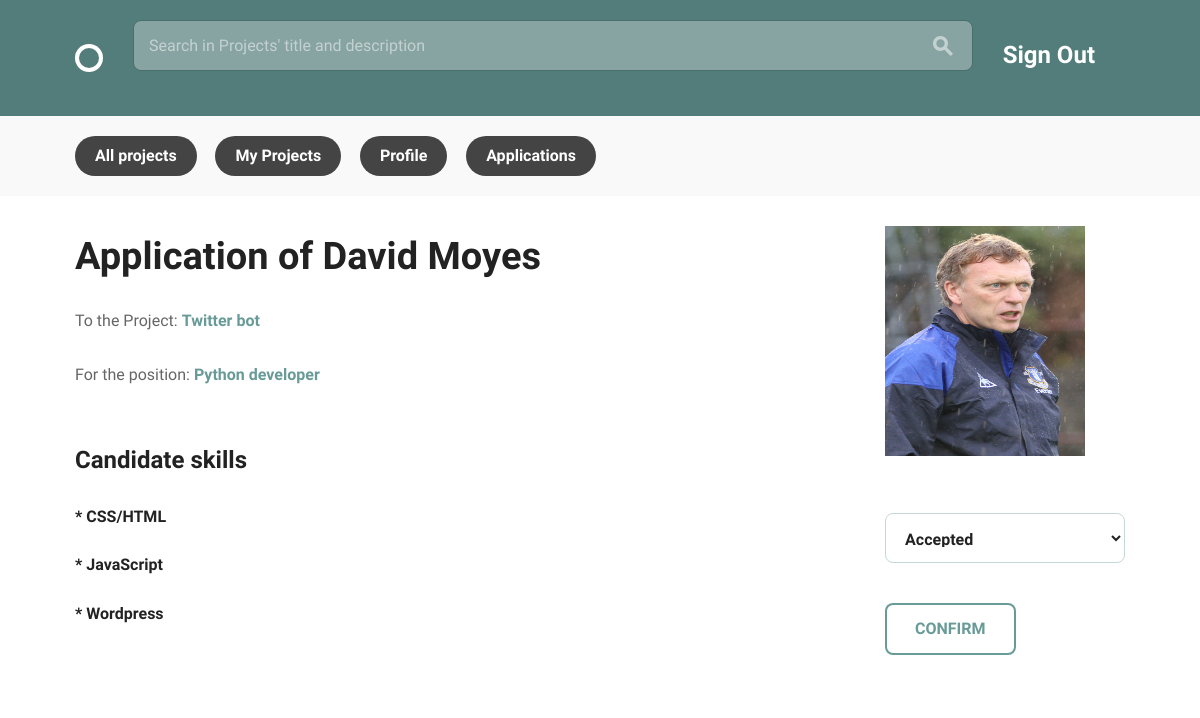
Page /teams/application_decision/2/ (signed in) on the committed database.
### teams/models.py (models this page shows, shortened)
class Application(models.Model):
    project = models.ForeignKey('Project', on_delete=models.CASCADE)
    candidate = models.ForeignKey('Profile', on_delete=models.CASCADE)
    position = models.ForeignKey('Position', on_delete=models.CASCADE)
    status = models.CharField(default='Waiting response', max_length=18)

class Profile(models.Model):
    user = models.OneToOneField(User, on_delete=models.CASCADE, unique=True)
    fullname = models.CharField(max_length=200, null=True)
    bio = models.TextField(max_length=700, blank=True)
    avatar = models.ImageField(upload_to='images/', null=True, blank=True)
    skills = models.ManyToManyField('Skill', blank=True)
    def __str__(self):
        return self.fullname

class Project(models.Model):
    creator = models.ForeignKey('Profile', on_delete=models.CASCADE)
    title = models.CharField(max_length=150, null=False, unique=True)
    description = models.TextField(max_length=700, blank=True)
    timeline = models.CharField(max_length=25, null=False)
    requirements = models.TextField(max_length=300, null=False)
    finished = models.BooleanField(default=False)
    def __str__(self):
        return self.title

class Position(models.Model):
    name = models.CharField(max_length=150, blank=False)
    description = models.CharField(max_length=400, blank=False)
    related_skill = models.ForeignKey('Skill', on_delete=models.CASCADE)
    available = models.BooleanField(default=True)
    project = models.ForeignKey('Project', on_delete=models.CASCADE)
    def __str__(self):
        return self.name

class Skill(models.Model):
    skill_name = models.CharField(max_length=20, blank=False)
    def __str__(self):
        return self.skill_name

### teams/views.py (the view, shortened to what this page needs)
# urls.py: url(r'^application_decision/(?P<pk>\d+)/$', views.application_decision,
@login_required
def application_decision(request, pk):
    application = get_object_or_404(models.Application, pk=pk)
    profile = get_object_or_404(models.Profile, pk=application.candidate.id)
    application_form = forms.ApplicationForm(instance=application)
    return render(request, 'application_decision.html', {
        'application': application, 'application_form': application_form,
        'profile': profile, }
    )

### teams/forms.py
class ApplicationForm(forms.ModelForm):
    status = forms.ChoiceField(choices=[
        ('Accepted', 'Accepted'),
        ('Rejected', 'Rejected')
        ], label='',
    )
    class Meta:
        model = models.Application
        fields = ('status',)

### teams/templates/application_decision.html (shortened to what this page needs)
{% extends "layout.html" %}
{% load static %}
{% block content %}
{% if user.is_authenticated %}
<div class="bounds circle--page">
  <div class="grid-70">
    <h1>Application of {{ application.candidate }}</h1>
    <div class="circle--article--body">
      <p>To the Project: <b><a>{{ application.project }}</a></b><p>
      <p>For the position: <b><a>{{ application.position }}</a></b></p>
   </div>
   <div class="circle--article--body">
     <h2>Candidate skills</h2>
       <ul class="unloaded">
           {% for skill in application.candidate.skills.all|dictsort:"skill_name" %}
           <li><h4>* {{ skill }}</h4></li>
           {% endfor %}
       </ul>
   </div>
  </div>
  <div class="grid-25 grid-push-5">
   <div class="circle--secondary--module">
     {% if profile.avatar != '' %}
      <img  src="{{ profile.avatar.url }}" width="200" height="230">
     {% else %}
      <p>Profile pic</p>
      {% endif %}
    </div>
    <form method='POST' action=''>
      <a class="circle--cell--right align-right">{{ application_form.as_p }}<a>
      <input type="submit" class="button " href="{% url 'teams:applications' %}" value="CONFIRM">
    </form>
  </div>
</div>
{% endif %}
{% endblock %}

### assets/css/global.css (style rules this page uses)
html { font-family: sans-serif; -ms-text-size-adjust: 100%; -webkit-text-size-adjust: 100%; }
body { margin: 0; }
a { background-color: transparent; }
b, strong { font-weight: bold; }
h1 { font-size: 2em; margin: 0.67em 0; }
img { border: 0; }
button, input, optgroup, select, textarea { color: inherit; font: inherit; margin: 0; }
select { text-transform: none; }
input[type="reset"], input[type="submit"] { -webkit-appearance: button; cursor: pointer; }
input { line-height: normal; }
html { font-size: 62.5%; }
body { font-size: 1.5em; line-height: 1.6; font-weight: 400; font-family: "Cousine"; color: #666; }
.bounds { max-width: 1080px; margin: 0 auto; }
.grid, .grid-5, .grid-10, .grid-15, .grid-20, .grid-25, .grid-30, .grid-33, .grid-35, .grid-40, .grid-45, .grid-50, .grid-55, .grid-60, .grid-65, .grid-66, .grid-70, .grid-75, .grid-80, .grid-90, .grid-95, .grid-100 { float: left; box-sizing: border-box; position: relative; }
.grid-push-5 { left: 5%; }
.grid-25 { width: 25%; padding: 0 15px; }
.grid-70 { width: 70%; padding: 0 15px; }
h1, h2, h3, h4, h5, h6 { margin-top: 0; margin-bottom: 2rem; font-weight: bold; font-family: "Work Sans", sans-serif; color: #222; }
h1 { font-size: 3.8rem; }
h2 { font-size: 2.4rem; }
h4 { font-size: 1.6rem; }
@media (min-width: 550px) { h1 { font-size: 3.8rem; } }
@media (min-width: 550px) { h2 { font-size: 2.4rem; } }
@media (min-width: 550px) { h4 { font-size: 1.6rem; } }
p { margin-top: 0; font-size: 1.6rem; }
a { color: #689b98; -webkit-transition: color 0.2s; -moz-transition: color 0.2s; -ms-transition: color 0.2s; -o-transition: color 0.2s; transition: color 0.2s; }
.button, button, input[type="submit"], input[type="reset"], input[type="button"] { font-family: "Work Sans", sans-serif; font-size: 1.6rem; padding: 18px 30px; border: 0; margin-right: 10px; border-radius: 8px; font-weight: bold; display: inline-block; white-space: nowrap; box-sizing: border-box; line-height: 1; text-decoration: none; color: #689b98; background: none; box-shadow: 0 0 0 2px #689b98 inset; position: relative; -webkit-transition: 0.2s; -moz-transition: 0.2s; -ms-transition: 0.2s; -o-transition: 0.2s; transition: 0.2s; }
.button { cursor: pointer; }
input[type="email"], input[type="number"], input[type="search"], input[type="text"], select, input[type="tel"], input[type="url"], input[type="password"] { background: #fff; width: 100%; color: #666; border-radius: 8px; border: 1px solid #c4d8d7; padding: 15px; margin-bottom: 15px; outline: none; box-sizing: border-box; font-size: 1.6rem; font-family: "Work Sans", sans-serif; -webkit-appearance: none; -moz-appearance: none; appearance: none; -webkit-transition: 0.2s; -moz-transition: 0.2s; -ms-transition: 0.2s; -o-transition: 0.2s; transition: 0.2s; }
select { height: 50px; padding: 15px; color: #222; font-weight: bold; -webkit-appearance: menulist; -moz-appearance: menulist; appearance: menulist; }
ul { list-style: circle inside; }
ul { padding-left: 0; margin-top: 0; }
li { margin-bottom: 1rem; font-size: 1.6rem; }
button, .button { margin-bottom: 1rem; }
input, textarea, select, fieldset { margin-bottom: 1.5rem; }
pre, blockquote, dl, figure, table, p, ul, ol, form { margin-bottom: 2.5rem; }
.unloaded { list-style: none; }
.align-right { text-align: right; }
.circle--secondary--module { margin-bottom: 50px; }
.circle--secondary--module:before, .circle--secondary--module:after { content: " "; display: table; }
.circle--secondary--module:after { clear: both; }
.circle--page { margin-bottom: 100px; }
.circle--page:before, .circle--page:after { content: " "; display: table; }
.circle--page:after { clear: both; }
.circle--article--body { line-height: 1.8; margin-bottom: 50px; }

### rows in the picture
Application: candidate "David Moyes", project "Twitter bot", position "Python developer"
Skill: skill_name "CSS/HTML"
Skill: skill_name "JavaScript"
Skill: skill_name "Wordpress"
Profile: avatar (picture)
